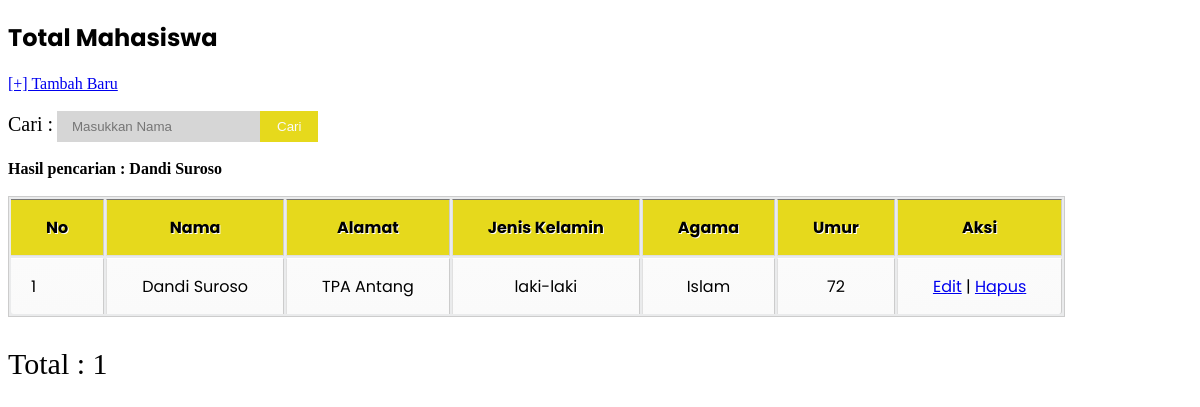
Screenshot of /tampil.php?cari=Dandi Suroso with the database file from the repository.
### tables this page shows
CREATE TABLE `mahasiswa` (
  `id` int(11) NOT NULL,
  `nama` varchar(65) NOT NULL,
  `alamat` varchar(255) NOT NULL,
  `jenis_kelamin` varchar(15) NOT NULL,
  `agama` varchar(15) NOT NULL,
  `Umur` varchar(24) NOT NULL
);

### tampil.php (the view, shortened to what this page needs)
<?php include("koneksi.php"); ?>
<!DOCTYPE html>
<html>
<head>
    <link rel="stylesheet" href="style.css">
</head>
<body class="form">
    <header>
        <h2>Total Mahasiswa</h2>
    </header>
    <nav>
        <a class="tambah" href="mahasiswa.php">[+] Tambah Baru</a>
    </nav>
<br>
    <form  action="tampil.php" method="get">
	<label class="cari">Cari :</label>
	<input class="search" type="text" name="cari" placeholder="Masukkan Nama">
	<input class="button" type="submit" value="Cari">
</form>
 <br>
<?php
if(isset($_GET['cari'])){
	$cari = $_GET['cari'];
	echo "<b>Hasil pencarian : ".$cari."</b> <br><br>";
}
?>
<table border="1">
	<tr>
		<th>No</th>
		<th>Nama</th>
        <th>Alamat</th>
        <th>Jenis Kelamin</th>
        <th>Agama</th>
        <th>Umur</th>
        <th>Aksi</th>
	</tr>
	<?php
	if(isset($_GET['cari'])){
		$cari = $_GET['cari'];
		$data = mysqli_query($koneksi,"select * from mahasiswa where nama like '%".$cari."%'");
	}else{
		$data = mysqli_query($koneksi,"select * from mahasiswa");
	}
	$no = 1;
	while($d = mysqli_fetch_array($data)){
        echo "<tr>";
        echo "<td>".$no."</td>";
        echo "<td>".$d['nama']."</td>";
        echo "<td>".$d['alamat']."</td>";
        echo "<td>".$d['jenis_kelamin']."</td>";
        echo "<td>".$d['agama']."</td>";
        echo "<td>".$d['Umur']."</td>";
        echo "<td>";
        echo "<a href='edit.php?id=".$d['id']."'>Edit</a> | ";
        echo "<a href='hapus.php?id=".$d['id']."'>Hapus</a>";
        echo "</td>";
        echo "</tr>";
 } ?>
</table>
<p style="font-size: 30px;">Total : <?php echo mysqli_num_rows($data) ?> </p>
    </body>
</html>

### style.css (style rules this page uses)
h2 { font-family: 'Poppins', sans-serif; }
table { font-family: 'Poppins', sans-serif; color: black; text-shadow: 1px 1px 0px #fff; background: #eaebec; border: #ccc 1px solid; }
table th { padding: 15px 35px; border-left:1px solid #e0e0e0; border-bottom: 1px solid #e0e0e0; background: #e6d91c; }
table th:first-child { border-left:none; }
table tr { text-align: center; padding-left: 20px; }
table td:first-child { text-align: left; padding-left: 20px; border-left: 0; }
table td { padding: 15px 35px; border-top: 1px solid #ffffff; border-bottom: 1px solid #e0e0e0; border-left: 1px solid #e0e0e0; background: #fafafa; background: -webkit-gradient(linear, left top, left bottom, from(#fbfbfb), to(#fafafa)); background: -moz-linear-gradient(top, #fbfbfb, #fafafa); }
table tr:last-child td { border-bottom: 0; }
table tr:last-child td:first-child { -moz-border-radius-bottomleft: 3px; -webkit-border-bottom-left-radius: 3px; border-bottom-left-radius: 3px; }
table tr:last-child td:last-child { -moz-border-radius-bottomright: 3px; -webkit-border-bottom-right-radius: 3px; border-bottom-right-radius: 3px; }
.search { padding:8px 15px; background:rgba(50, 50, 50, 0.2); border:0px solid #dbdbdb; }
.button { position:relative; padding:6px 15px; left:-8px; border:2px solid #e6d91c; background-color:#e6d91c; color:#fafafa; }
.cari { font-size: 20px; }

### rows the page displays
mahasiswa: nama "Dandi Suroso", alamat "TPA Antang", jenis_kelamin "laki-laki", agama "Islam", Umur "72"

### other values shown
$cari "Dandi Suroso"
mysqli_num_rows($data) "1"
